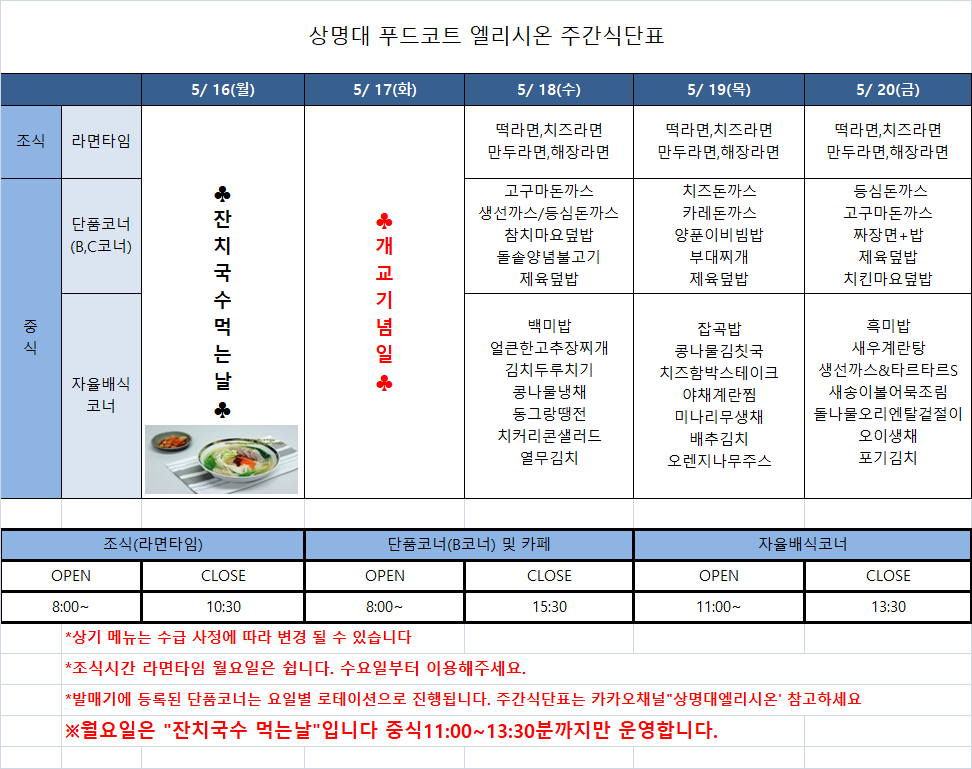
#> input picture sangmyung restaurat.png, 972 x 769 px
$ python 2023_05_02_test2.py
#> lines starting #> are read from the running program, lines starting #| are printed output that depends on the picture; after the words box and inside, x2 and y2 are one past the last pixel; in counts of white or black regions, pixels touching at a corner belong together
import cv2
import numpy as np

# 이미지 로드
img = cv2.imread('sangmyung restaurat.png')
#> img is the input picture: shape (769, 972, 3); mean B, G, R 230.9, 225.4, 224.2

# 그레이 스케일로 변환
gray = cv2.cvtColor(img, cv2.COLOR_BGR2GRAY)
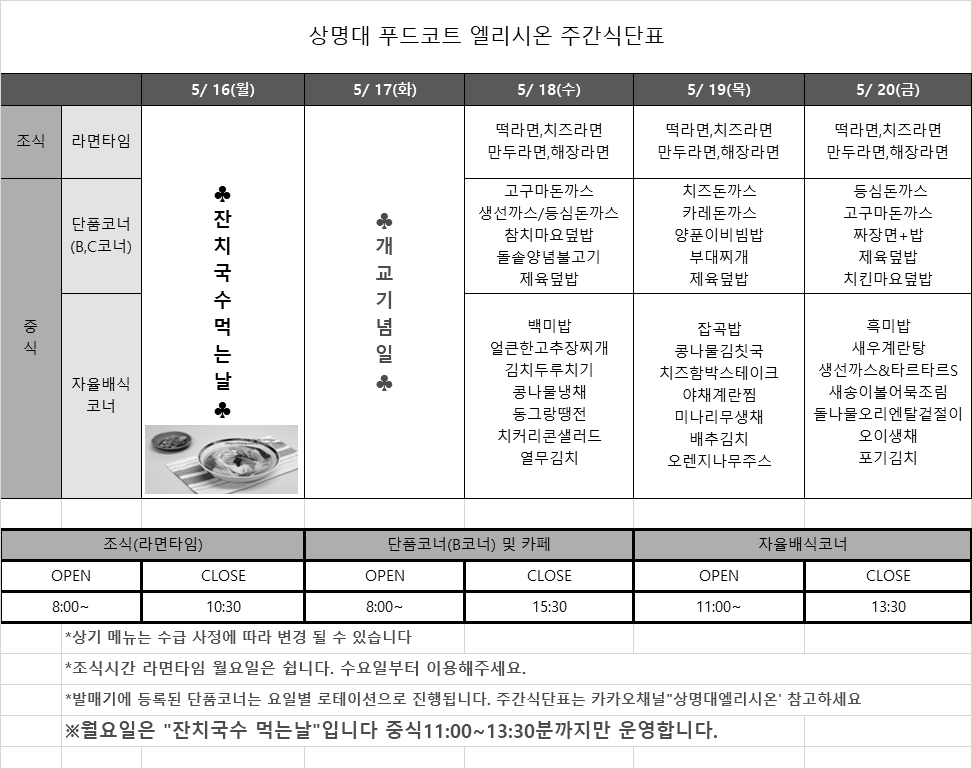
#> gray: shape (769, 972); min 0, max 255, mean 225.7

# 이진화 (임계값 기반 분할)
ret, thresh = cv2.threshold(gray, 0, 255, cv2.THRESH_BINARY_INV+cv2.THRESH_OTSU)
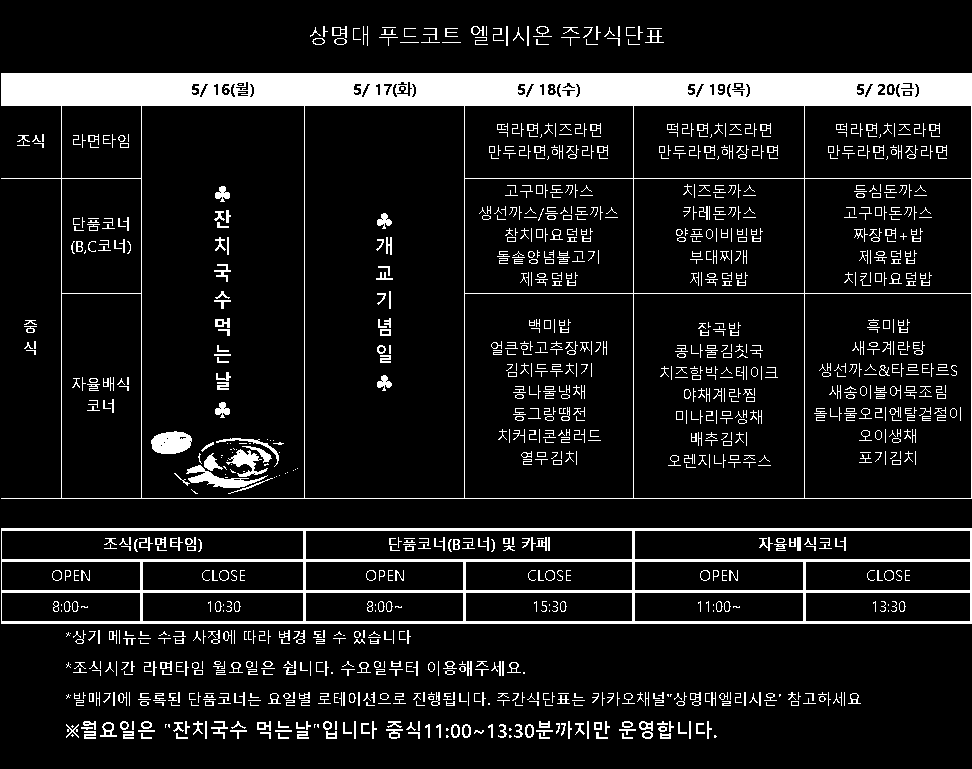
#> thresh: shape (769, 972); 10.5% white; 1168 white regions (519 under 20 px)
#> ret = 150

# 모든 윤곽 찾기
contours, hierarchy = cv2.findContours(thresh, cv2.RETR_TREE, cv2.CHAIN_APPROX_SIMPLE)
#> contours = 1544 contours, 1013 with area under 20; largest, box (x1, y1, x2, y2) and area: (1, 73, 972, 499) 388672, (1, 528, 972, 624) 92150, (141, 105, 305, 499) 64057, (304, 105, 465, 499) 62878, (633, 293, 805, 499) 35053

# 윤곽별로 평균 색상 계산
colors = []
for c in contours:
    mask = np.zeros_like(img)
    cv2.drawContours(mask, [c], -1, (255, 255, 255), -1)
    mask = cv2.cvtColor(mask, cv2.COLOR_BGR2GRAY)
    mean_color = cv2.mean(img, mask=mask)[:3]
    colors.append(mean_color)
#> this loop made 1544 passes
#> mean_color on passes 1 to 3: (31.14, 29.14, 255), (31.14, 29.14, 255), (31.14, 29.14, 255)
#> pass 1, `mask = cv2.cvtColor(mask, cv2.COLOR_BGR2GRAY)`:
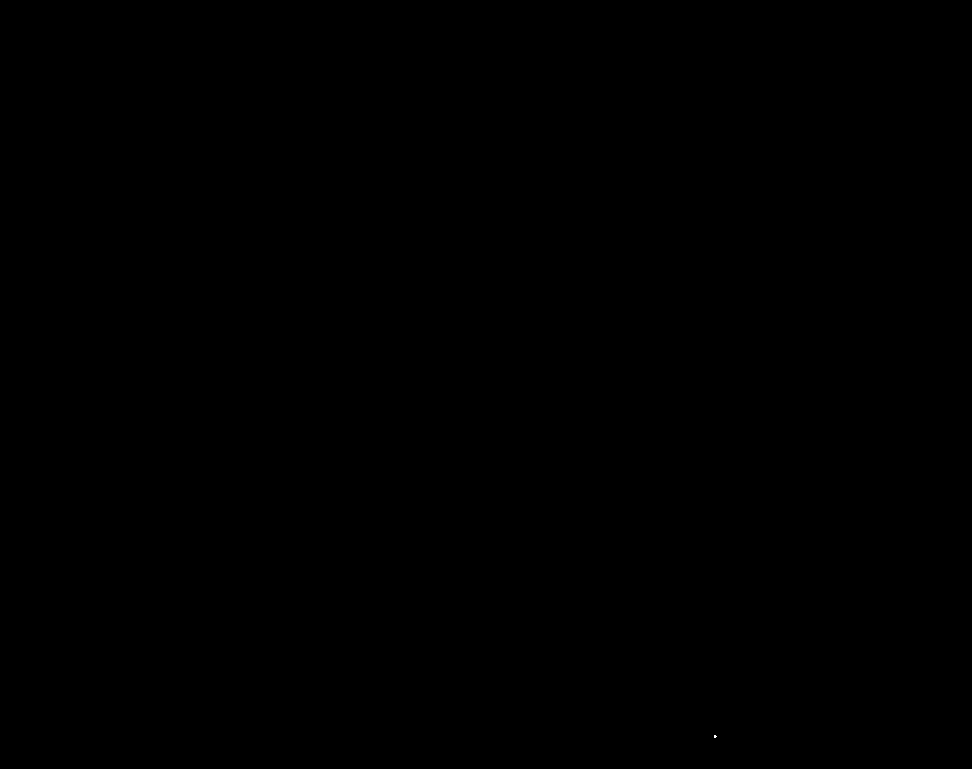
#> mask: shape (769, 972); 0% white in thin lines or dots, all inside (x1, y1, x2, y2) = (714, 735, 717, 738)
#> after the loop: mask: shape (769, 972); 0% white in thin lines or dots, all inside (x1, y1, x2, y2) = (323, 26, 328, 37)
#> after the loop, colors = 1544 items, first 6: (31.14, 29.14, 255), (31.14, 29.14, 255), (31.14, 29.14, 255), (28.8, 23.2, 255), (29.64, 37.73, 255), (76.04, 77.22, 255)

# 윤곽선 그리기 및 자르기
for i, c in enumerate(contours):
    mask = np.zeros_like(img)
    cv2.drawContours(mask, [c], -1, (255, 255, 255), -1)
    x, y, w, h = cv2.boundingRect(c)
    roi = img[y:y+h, x:x+w]
    cv2.imwrite(f'region_{i}.png', roi)
#> this loop made 1544 passes
#> (x, y, w, h) on passes 1 to 3: (714, 735, 3, 3), (509, 735, 3, 3), (446, 735, 3, 3)

$ run again, with 05-02_16-20.png copied over sangmyung restaurat.png
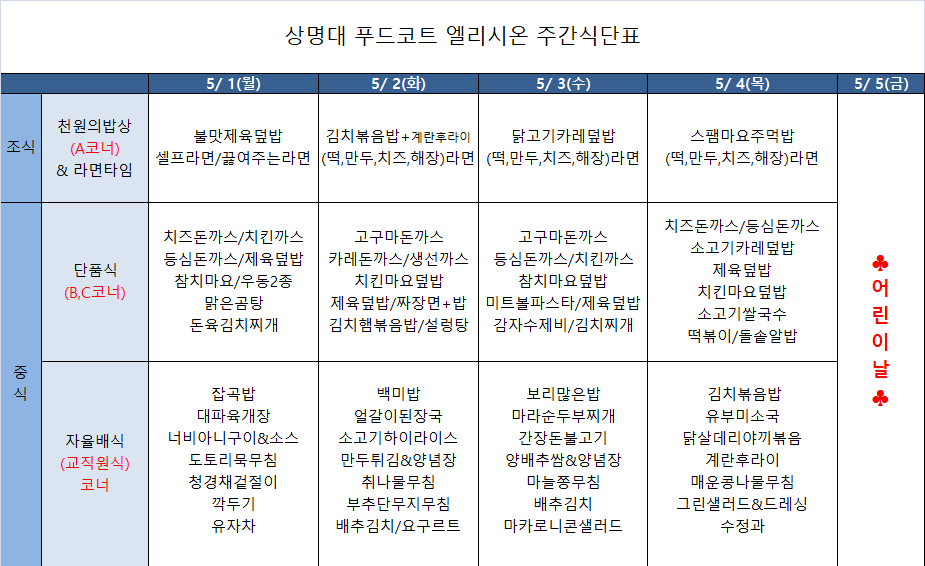
#> input picture 05-02_16-20.png, 925 x 566 px
#> img is the input picture: shape (566, 925, 3); mean B, G, R 235.5, 231, 228.1
#> `gray = cv2.cvtColor(img, cv2.COLOR_BGR2GRAY)`:
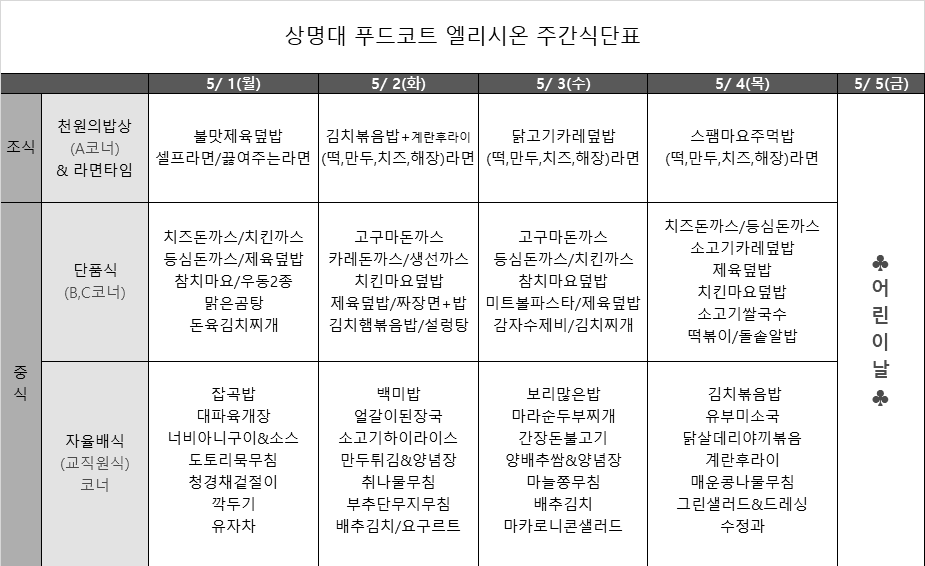
#> gray: shape (566, 925); min 0, max 255, mean 230.6
#> `ret, thresh = cv2.threshold(gray, 0, 255, cv2.THRESH_BINARY_INV+cv2.TH..`:
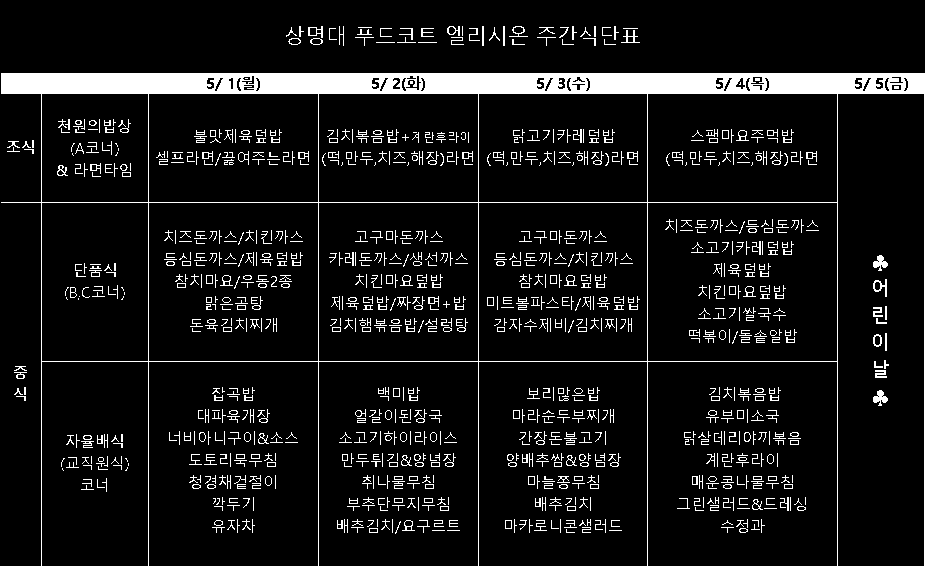
#> thresh: shape (566, 925); 8.6% white; 1070 white regions (587 under 20 px)
#> ret = 149
#> contours = 1395 contours, 970 with area under 20; largest, box (x1, y1, x2, y2) and area: (1, 73, 925, 566) 231796, (647, 202, 838, 362) 30208, (148, 202, 319, 362) 27028, (478, 202, 648, 362) 26869, (318, 202, 479, 362) 25438
#> the loop `for c in contours:` made 1395 passes
#> mean_color on passes 4 to 6: (4.83, 19.33, 48), (129.5, 127.4, 131.5), (142.1, 138.2, 138.2)
#> after the loop `for c in contours:`: colors = 1395 items, first 6: (7.85, 0, 7.85), (7.85, 0, 7.85), (7.85, 0, 7.85), (4.83, 19.33, 48), (129.5, 127.4, 131.5), (142.1, 138.2, 138.2)
#> the loop `for i, c in enumerate(contours):` made 1395 passes
#> (x, y, w, h) on passes 4 to 6: (566, 529, 9, 4), (739, 528, 9, 5), (739, 528, 9, 5)
